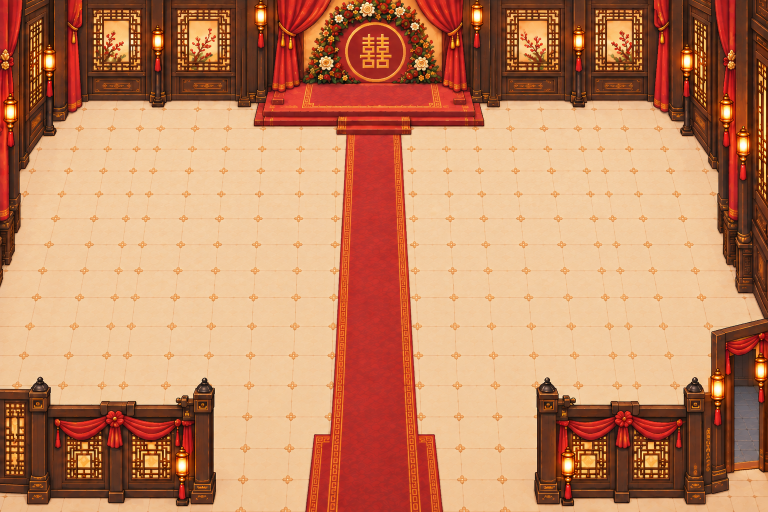
#> input picture godot/tools/layout_v11_effect/base.png, 1536 x 1024 px, found by its file name (shown at 1/2 size)
$ python make_base55.py out.png
#> lines starting #> are read from the running program, lines starting #| are printed output that depends on the picture
#!/usr/bin/env python3
"""55 桌大厅的底图（占位）：GPT 21:30 那张空地面底图（1536×1024）上下拉长，不重画。01 9/24 派，方案 回执/宴会厅55桌-方案.md

拼法：
  上半截（墙、舞台）和下半截（栏杆、大门、东侧门）原样用；中间拉长 M 像素：
  地面：花纹上下 102 像素一个周期（量过，接缝差 7/255），取 y 352～454 那一条竖着铺
  红毯（x 672～824）、右墙（x 1440 往右）：取接缝那一行拉直（红毯花边、右墙的柱子本来就上下不重复，接不齐，拉直至少没有断缝）
  左边：底图里左墙到 y 540 就收了，下面是地面，照地面铺
这是占位：红毯花边拉成了直线、右墙是一根拉长的柱子。正式的要 GPT 出地面瓦片、一段红毯、一段侧墙
用法：python3 tools/layout_55/make_base55.py 出图.png
"""
import sys
from PIL import Image

SRC = "tools/layout_v11_effect/base.png"
FLOOR_Y, FLOOR_P = 352, 102
CARPET = (672, 824)
RIGHT_WALL = 1440
BS = 560            # 下半截从底图这一行开始（东侧门门框在它下面）
M = 10 * FLOOR_P    # 中间拉长多少（地面花纹整周期，上下接得上）


def main():
    b = Image.open(SRC).convert("RGB")
#> b is the input picture: PIL image 1536x1024 RGB; mean R, G, B 194.6, 134.8, 98.7
    w, h = b.size
#> w = 1536; h = 1024
    H = h + M
#> H = 2044
    out = Image.new("RGB", (w, H))
#> out: PIL image 1536x2044 RGB; every value is 0
    out.paste(b.crop((0, 0, w, BS)), (0, 0))
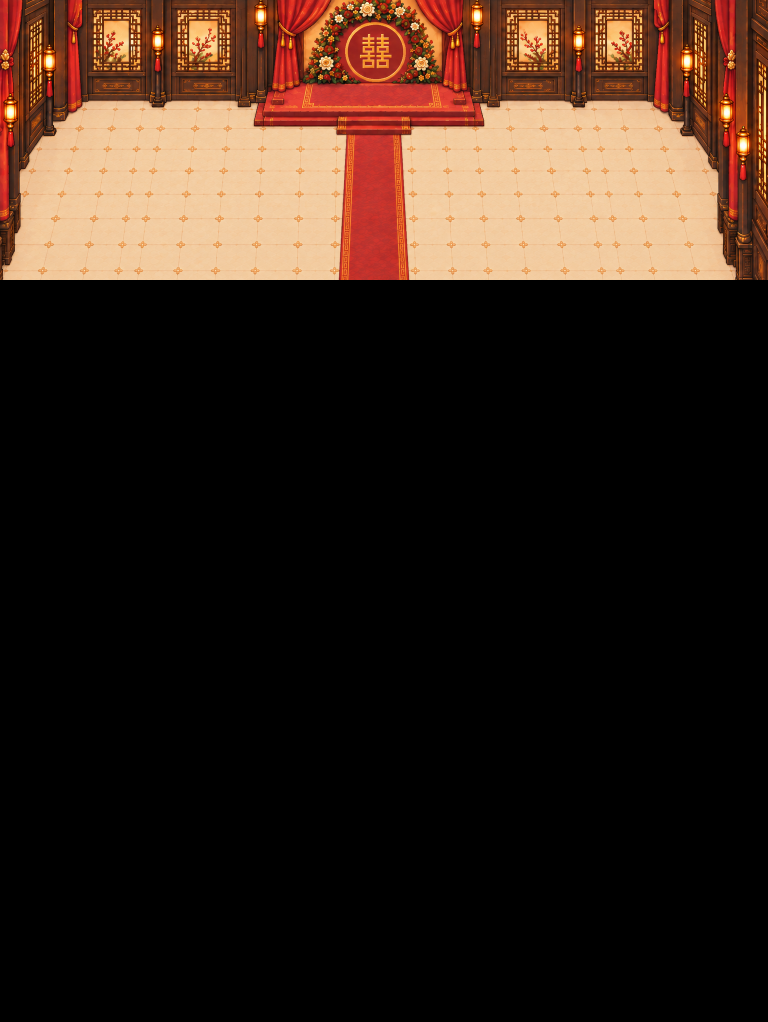
#> out: PIL image 1536x2044 RGB (shown at 1/2 size); mean R, G, B 52.2, 35.5, 25.8
    out.paste(b.crop((0, BS, w, h)), (0, BS + M))
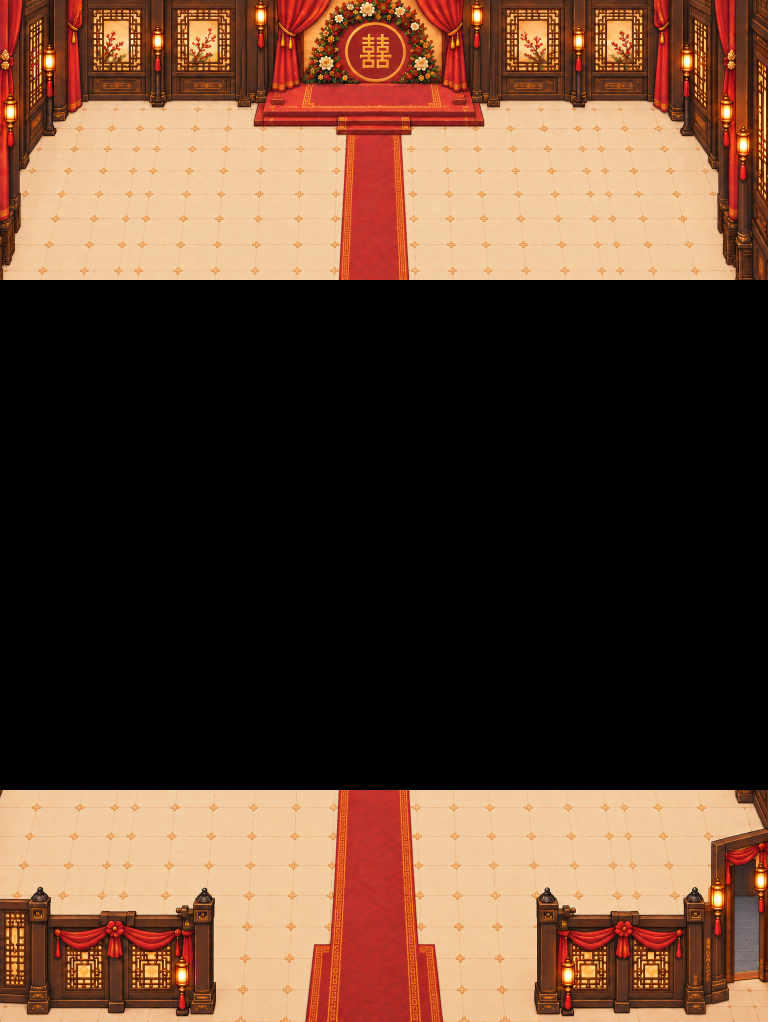
#> out: PIL image 1536x2044 RGB (shown at 1/2 size); mean R, G, B 97.5, 67.5, 49.4
    seam = b.crop((0, BS - 1, w, BS))
    for y in range(BS, BS + M):
        fy = FLOOR_Y + (y - FLOOR_Y) % FLOOR_P
        out.paste(b.crop((0, fy, RIGHT_WALL, fy + 1)), (0, y))
        out.paste(seam.crop((CARPET[0], 0, CARPET[1], 1)), (CARPET[0], y))
        out.paste(seam.crop((RIGHT_WALL, 0, w, 1)), (RIGHT_WALL, y))
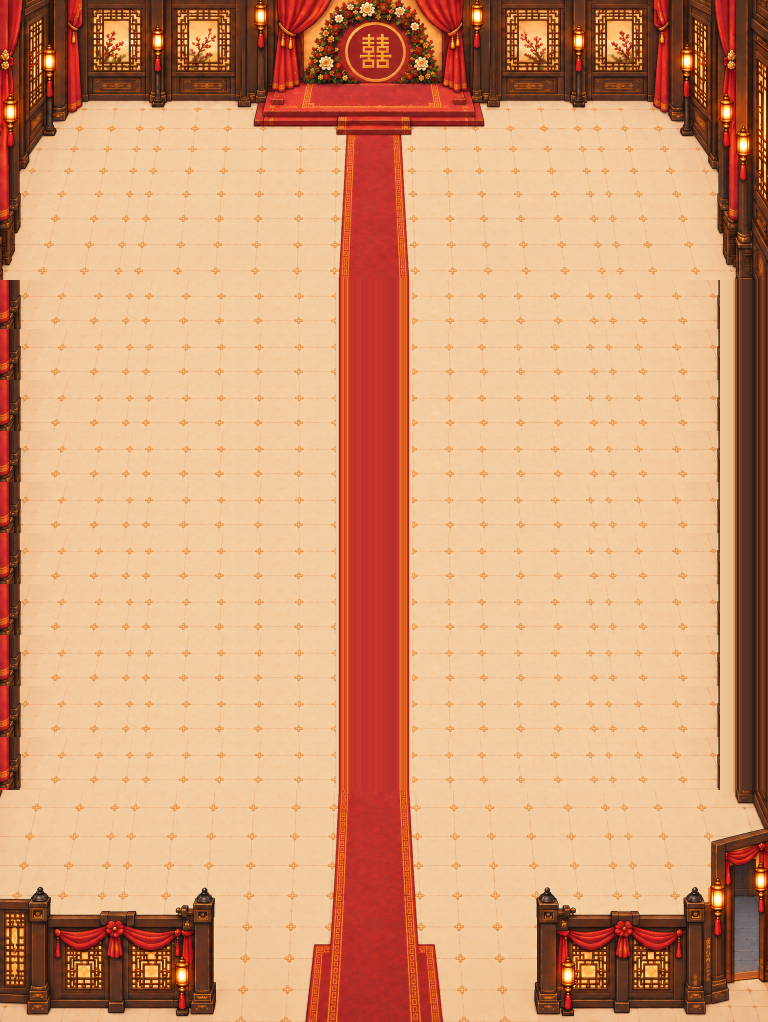
#> out: PIL image 1536x2044 RGB (shown at 1/2 size); mean R, G, B 211, 155.7, 117.5
    out.save(sys.argv[1])
    print("出了", sys.argv[1], out.size)
#| 出了 out.png (1536, 2044)


if __name__ == "__main__":
    main()
